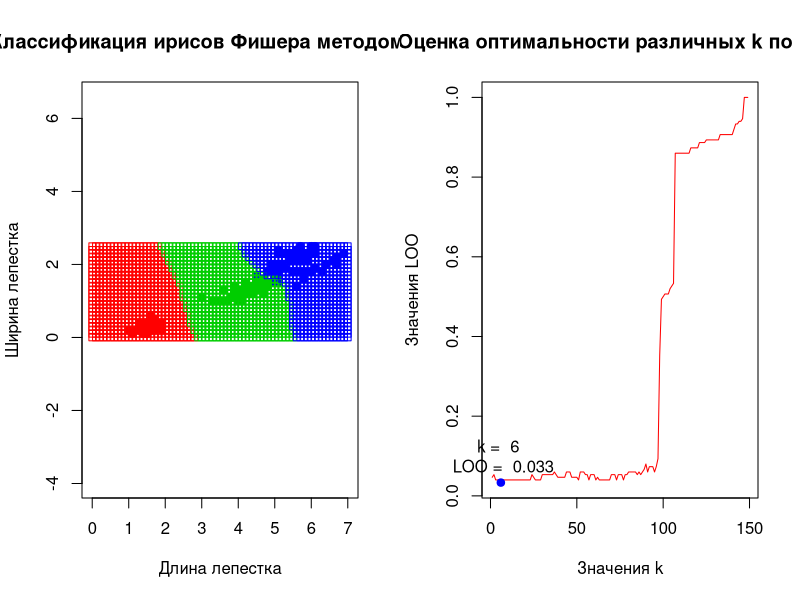

The R source for this figure:
distance <- function(u, v) sqrt(sum((u - v)^2))
get_distances <- function(xl, z) apply(xl[,1:(ncol(xl)-1)], 1, distance, z)
sort_objects_by_dist <- function(xl, z) xl[order(get_distances(xl, z)),]

kNN <- function(xl, z, k) names(which.max(table(sort_objects_by_dist(xl, z)[1:k, ncol(xl)])))

kNN_OnSortedXl <- function(orderedXl, k) names(which.max(table(orderedXl[1:k, ncol(orderedXl)])))
  

lOO <- function(xl) { # Метод скользящего контроля для подбора оптимального k
  l <- nrow(xl)
  n <- ncol(xl)
  lOOForK <- rep.int(0, l-1)
  for (i in 1:l) {
    print(i)
    orderedXl <- sort_objects_by_dist(xl[-i, ], xl[i, 1:(n-1)]) # Выборка без i-го объекта, отсортированная относительно него
    for (k in 1:(l-1)) lOOForK[k] <- lOOForK[k] + (kNN_OnSortedXl(orderedXl, k) != xl[i, n]) / l
  }
  lOOForK # Вектор зависимости LOO от k
}

getOptimalK <- function(lOOForK) which.min(lOOForK)

buildIrisClassMap <- function(xl, k) { 
  # Классифицируем объекты на основе выборки ирисов Фишера, и запишем их в матрицу
  classifiedObjects <- c()
  for (i in seq(0, 7, 0.1))
    for (j in seq(0, 2.5, 0.1))
      classifiedObjects <- rbind(classifiedObjects, c(i, j, kNN(xl, c(i, j), k)))
  classifiedObjects
}

drawPlots <- function(xl, k, lOOForK, classifiedObjects) {
  n <- ncol(classifiedObjects)
  colors = c("setosa" = "red", "versicolor" = "green3", "virginica" = "blue")
  par(mfrow=c(1, 2))
  # Карта классификации
  plot(xl[, 1:(n-1)], pch = 21, bg = colors[xl[,n]], col = colors[xl[,n]], xlim = c(0, 7), main="Классификация ирисов Фишера методом kNN", xlab = "Длина лепестка", ylab = "Ширина лепестка", asp = 1)
  points(classifiedObjects[, 1:(n-1)], pch = 22, col = colors[classifiedObjects[, n]])
  # График LOO
  plot(lOOForK, type = "l", bg = "red", col = "red", main = "Оценка оптимальности различных k по LOO", xlab = "Значения k", ylab = "Значения LOO")
  points(k, lOOForK[which.min(lOOForK)], pch = 21, bg = "blue", col = "blue")
  label = paste("k = ", k, "\n", "LOO = ", round(lOOForK[which.min(lOOForK)], 3))
  text(k, lOOForK[which.min(lOOForK)], labels = label, pos = 3, xpd = T)
}

main <- function() {
  xl <- iris[, 3:5]
  lOOForK <- lOO(xl)
  k <- getOptimalK(lOOForK)
  classifiedObjects <- buildIrisClassMap(xl, k)
  drawPlots(xl, k, lOOForK, classifiedObjects)
}

main()
